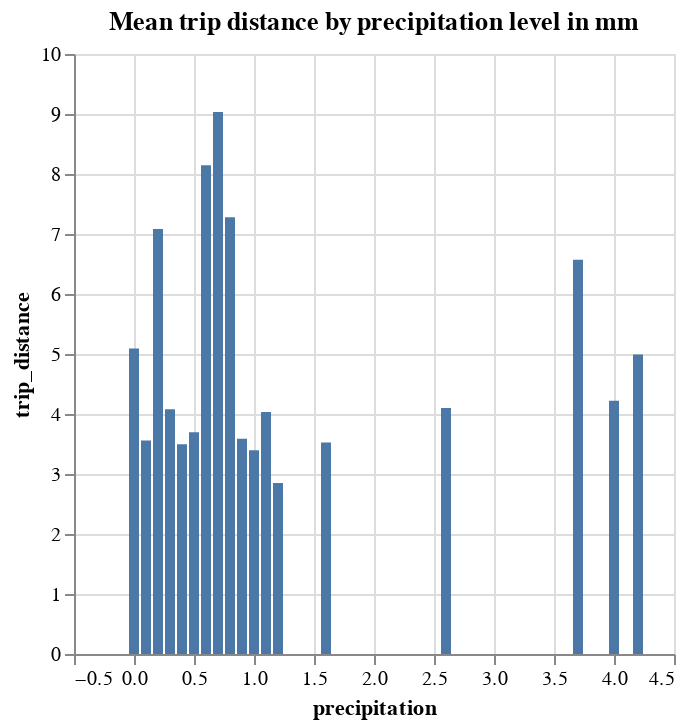

Notebook source saved alongside this figure:
### Markdown cell above
Make a bar chart of the relationship between `precipitation` and `trip_distance`:
- first group by precipitation (rounded off to one decimal place)
- take the mean of trip distance
- make a bar chart with precipitation on the x-axis and trip distance on the y-axis
- add an appropriate title to the chart

### Code cell
(
    df
    <blank>
)

### Figure 1 — Vega-Lite specification as saved in the notebook (floating-point values rounded to 4 significant figures)
{"config": {"view": {"continuousWidth": 300, "continuousHeight": 300}}, "data": {"name": "data-b9c1a7440b70b1a472e69a34eef0e942"}, "mark": {"type": "bar"}, "encoding": {"tooltip": [{"field": "precipitation", "type": "quantitative"}, {"field": "trip_distance", "type": "quantitative"}], "x": {"field": "precipitation", "type": "quantitative"}, "y": {"field": "trip_distance", "type": "quantitative"}}, "params": [{"name": "param_21", "select": {"type": "interval", "encodings": ["x", "y"]}, "bind": "scales"}], "title": "Mean trip distance by precipitation level in mm", "$schema": "https://vega.github.io/schema/vega-lite/v5.20.1.json", "datasets": {"data-b9c1a7440b70b1a472e69a34eef0e942": [{"precipitation": 1.2, "trip_distance": 2.851}, {"precipitation": 0.0, "trip_distance": 5.09}, {"precipitation": 0.3, "trip_distance": 4.079}, {"precipitation": 0.7, "trip_distance": 9.033}, {"precipitation": 0.1, "trip_distance": 3.56}, {"precipitation": 0.5, "trip_distance": 3.695}, {"precipitation": 0.9, "trip_distance": 3.586}, {"precipitation": 0.4, "trip_distance": 3.497}, {"precipitation": 3.7, "trip_distance": 6.57}, {"precipitation": 1.6, "trip_distance": 3.527}, {"precipitation": 1.1, "trip_distance": 4.035}, {"precipitation": 0.2, "trip_distance": 7.082}, {"precipitation": 0.6, "trip_distance": 8.148}, {"precipitation": 2.6, "trip_distance": 4.098}, {"precipitation": 1.0, "trip_distance": 3.398}, {"precipitation": 4.0, "trip_distance": 4.22}, {"precipitation": 0.8, "trip_distance": 7.279}, {"precipitation": 4.2, "trip_distance": 4.994}]}}
